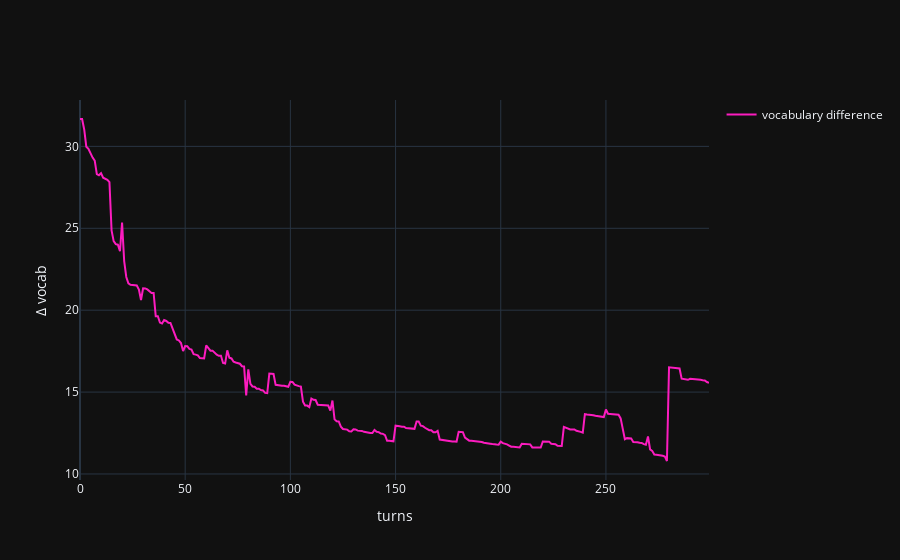

Source (notebook cell):
### Code cell
fig = plot(vocab_dif.numpy(), 'vocabulary difference')
fig.update_layout(
    # title='Dyadic interaction in a random environment with novel words introduced',
    yaxis_title='Δ P(w|m)',
    xaxis_title='turns'
)
fig.show()

### Figure 1 — Plotly figure (JSON) as saved in the notebook; plotly's stock layout.template omitted (floating-point values rounded to 4 significant figures; data arrays with more than 128 entries replaced by an {"elided": "..."} marker saying what was removed)
{"data": [{"legendgroup": "vocabulary difference", "line": {"color": "#FC1CBF"}, "mode": "lines", "name": "vocabulary difference", "showlegend": true, "x": {"elided": "300 int values"}, "y": {"elided": "300 float values"}, "type": "scatter"}], "layout": {"yaxis": {"title": {"text": "Δ vocab"}}, "xaxis": {"title": {"text": "turns"}}}}
